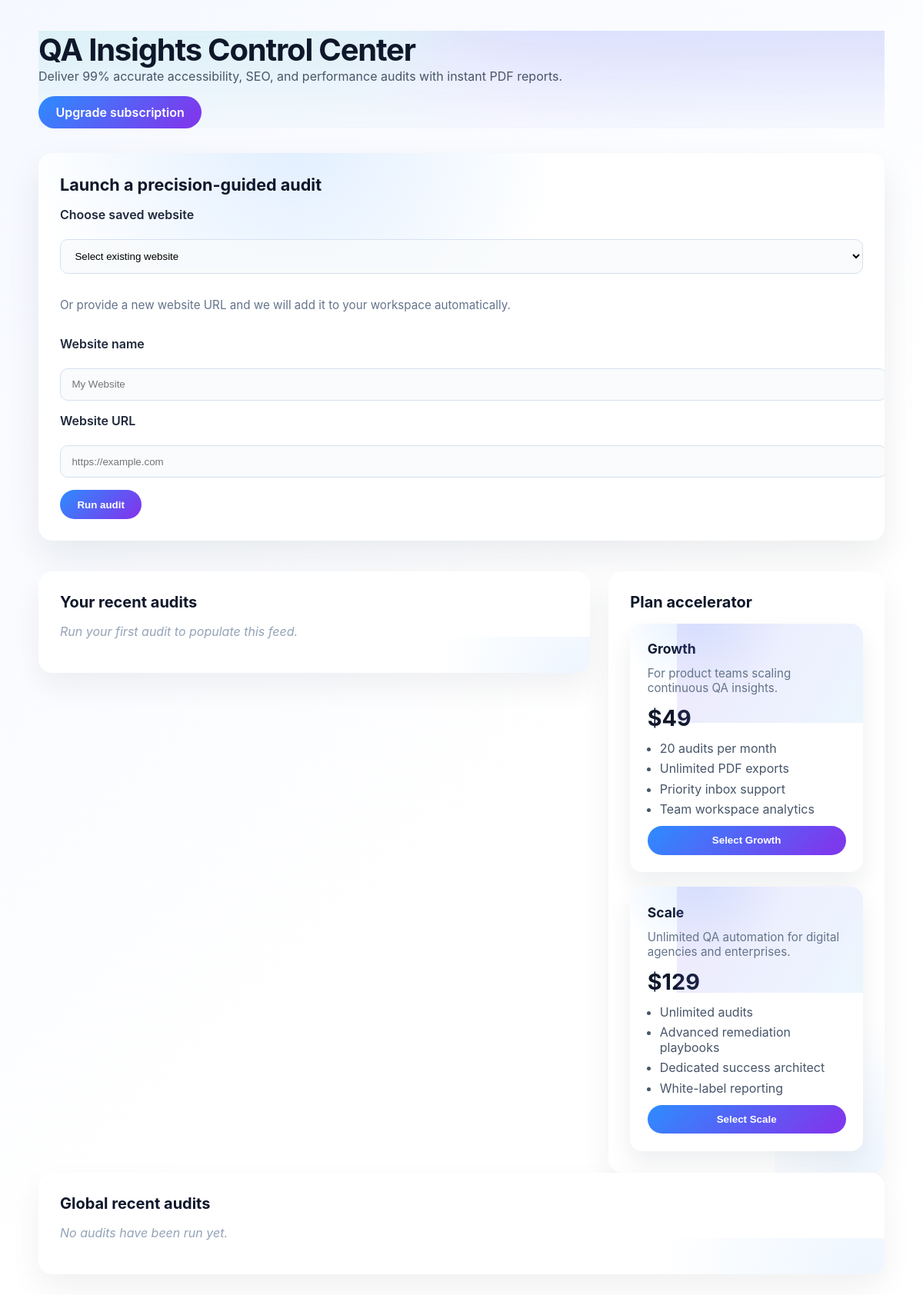
The page / on the database its author committed.
### audit/models.py (models this page shows, shortened)
class SubscriptionPlan(models.Model):
    BILLING_TRIAL = "trial"
    BILLING_MONTHLY = "monthly"
    BILLING_YEARLY = "yearly"
    BILLING_LIFETIME = "lifetime"
    BILLING_CHOICES = [
        (BILLING_TRIAL, "Trial"),
        (BILLING_MONTHLY, "Monthly"),
        (BILLING_YEARLY, "Yearly"),
        (BILLING_LIFETIME, "Lifetime"),
    ]
    name = models.CharField(max_length=120)
    slug = models.SlugField(unique=True)
    description = models.TextField(blank=True)
    price_cents = models.PositiveIntegerField(default=0)
    currency = models.CharField(max_length=10, default="USD")
    billing_interval = models.CharField(max_length=20, choices=BILLING_CHOICES, default=BILLING_MONTHLY)
    trial_days = models.PositiveIntegerField(default=7)
    audit_quota = models.PositiveIntegerField(null=True, blank=True)
    features = models.JSONField(default=list, blank=True)
    is_active = models.BooleanField(default=True)
    is_public = models.BooleanField(default=True)
    sort_order = models.PositiveIntegerField(default=0)
    created_at = models.DateTimeField(auto_now_add=True)
    updated_at = models.DateTimeField(auto_now=True)
    class Meta:
        ordering = ["sort_order", "price_cents"]
    def display_price(self):
        if self.price_cents == 0:
            return "Free"
        if self.currency.upper() == "USD":
            amount = self.price_cents / 100
            if self.price_cents % 100:
                return f"${amount:.2f}"
            return f"${int(amount)}"
        if self.price_cents % 100:
            return f"{self.currency} {self.price_cents / 100:.2f}"
        return f"{self.currency} {self.price_cents // 100}"
    @classmethod
    def get_trial_plan(cls):
        return cls.objects.filter(slug="free-trial").first()

### audit/views.py (the view, shortened to what this page needs)
# urls.py: path("", views.audit_dashboard, name="audit-dashboard"),
def audit_dashboard(request):
    latest_audit = None
    findings = []
    metrics = []
    current_user = request.user if request.user.is_authenticated else None
    subscription = _resolve_subscription(current_user)
    remaining_audits = subscription.remaining_audits() if subscription else None
    audit_queryset = AuditRun.objects.select_related("website").prefetch_related("findings", "metrics").order_by("-created_at")
    if latest_audit is None:
        user_latest = audit_queryset.filter(created_by=current_user).first() if current_user else None
        latest_audit = user_latest or audit_queryset.first()
        if latest_audit:
            findings = list(latest_audit.findings.all())
            metrics = list(latest_audit.metrics.all())
    user_recent_audits = (
        audit_queryset.filter(created_by=current_user).only(
            "id", "status", "summary", "created_at", "website__name"
        )[:5]
        if current_user
        else []
    )
    recent_audits = audit_queryset.only(
        "id", "status", "summary", "created_at", "website__name"
    )[:5]
    websites = Website.objects.order_by("name", "url").all()
    return render(
        request,
        "audit/dashboard.html",
        {
            "latest_audit": latest_audit,
            "findings": findings,
            "metrics": metrics,
            "recent_audits": recent_audits,
            "user_recent_audits": user_recent_audits,
            "websites": websites,
            "subscription": subscription,
            "remaining_audits": remaining_audits,
            "plans": SubscriptionPlan.objects.filter(is_public=True, is_active=True).order_by("sort_order"),
            "trial_plan": SubscriptionPlan.get_trial_plan(),
        },
    )

### audit/views.py (called while the page is built, shortened)
def _resolve_subscription(user):
    if not user:
        return None

### audit/templates/audit/dashboard.html (shortened to what this page needs)
{% load static %}
<!DOCTYPE html>
<html lang="en">
<head>
</head>
<body>
    <div class="shell">
        <header class="animate-fade">
            <div>
                <h1>QA Insights Control Center</h1>
                <p>Deliver 99% accurate accessibility, SEO, and performance audits with instant PDF reports.</p>
            </div>
            <div class="actions">
                <a href="{% url 'pricing' %}" class="button">Upgrade subscription</a>
            </div>
        </header>
        <form method="post">
            <h2>Launch a precision-guided audit</h2>
            <label for="website_id">Choose saved website</label>
            <select name="website_id" id="website_id">
                <option value="">Select existing website</option>
            </select>
            <p class="muted">Or provide a new website URL and we will add it to your workspace automatically.</p>
            <label for="name">Website name</label>
            <input type="text" id="name" name="name" placeholder="My Website" />
            <label for="url">Website URL</label>
            <input type="url" id="url" name="url" placeholder="https://example.com" required />
            <button type="submit" class="button">Run audit</button>
        </form>
        <div class="layout">
            <div class="stack">
                <section class="card animate-fade">
                    <h3>Your recent audits</h3>
                    {% if user_recent_audits %}
                        <table>
                            <thead>
                                <tr>
                                    <th>Website</th>
                                    <th>Status</th>
                                    <th>Summary</th>
                                    <th>Created</th>
                                </tr>
                            </thead>
                            <tbody>
                                {% for audit in user_recent_audits %}
                                    <tr>
                                        <td>{{ audit.website.name|default:audit.website.url }}</td>
                                        <td>{{ audit.status }}</td>
                                        <td>{{ audit.summary }}</td>
                                        <td>{{ audit.created_at|date:"M j, Y H:i" }}</td>
                                    </tr>
                                {% endfor %}
                            </tbody>
                        </table>
                    {% else %}
                        <p class="empty">Run your first audit to populate this feed.</p>
                    {% endif %}
                </section>
            </div>
            <section class="card animate-fade">
                <h3>Plan accelerator</h3>
                <div class="plan-grid">
                    {% for plan in plans %}
                        <article class="plan">
                            <h4>{{ plan.name }}</h4>
                            <div class="muted">{{ plan.description }}</div>
                            <div class="price">{{ plan.display_price }}</div>
                            {% if plan.features %}
                                <ul>
                                    {% for feature in plan.features %}
                                        <li>{{ feature }}</li>
                                    {% endfor %}
                                </ul>
                            {% endif %}
                            <form method="post" action="{% url 'checkout' plan.slug %}">
                                <button type="submit" class="button">Select {{ plan.name }}</button>
                            </form>
                        </article>
                    {% empty %}
                        <p class="empty">No public plans available yet.</p>
                    {% endfor %}
                </div>
            </section>
        </div>
        <section class="card animate-fade">
            <h3>Global recent audits</h3>
            {% if recent_audits %}
                <table>
                    <thead>
                        <tr>
                            <th>Website</th>
                            <th>Status</th>
                            <th>Summary</th>
                            <th>Created</th>
                        </tr>
                    </thead>
                    <tbody>
                        {% for audit in recent_audits %}
                            <tr>
                                <td>{{ audit.website.name|default:audit.website.url }}</td>
                                <td>{{ audit.status }}</td>
                                <td>{{ audit.summary }}</td>
                                <td>{{ audit.created_at|date:"M j, Y H:i" }}</td>
                            </tr>
                        {% endfor %}
                    </tbody>
                </table>
            {% else %}
                <p class="empty">No audits have been run yet.</p>
            {% endif %}
        </section>
    </div>
</body>
</html>

### audit/templates/audit/dashboard.html (style rules this page uses)
:root { color-scheme: light; }
body { font-family: "Inter", "Segoe UI", Arial, sans-serif; margin: 0; background: linear-gradient(135deg, #f5f8ff 0%, #fff 60%); color: #0f172a; }
.shell { max-width: 1100px; margin: 0 auto; padding: 2.5rem 1.5rem 4rem; }
header { display: flex; flex-direction: column; gap: 1rem; margin-bottom: 2rem; position: relative; overflow: hidden; }
header::before { content: ""; position: absolute; inset: -120% -50% 40%; background: conic-gradient(from 45deg, rgba(37,99,235,0.22), rgba(139,92,246,0.18), rgba(45,212,191,0.16), rgba(37,99,235,0.22)); animation: gradientSweep 18s linear infinite; filter: blur(60px); opacity: 0.9; }
header > * { position: relative; z-index: 1; }
header h1 { font-size: 2.5rem; margin: 0; letter-spacing: -0.03em; }
header p { margin: 0; color: #475569; font-size: 1rem; }
.actions { display: flex; flex-wrap: wrap; gap: 0.75rem; }
.button { display: inline-flex; align-items: center; justify-content: center; padding: 0.7rem 1.4rem; border-radius: 999px; background: linear-gradient(135deg, #2d8cff 0%, #7c3aed 90%); color: #fff; font-weight: 600; text-decoration: none; border: none; cursor: pointer; transition: transform 0.2s ease, box-shadow 0.2s ease; animation: floatWave 9s ease-in-out infinite; }
form { background: #fff; padding: 1.75rem; border-radius: 18px; box-shadow: 0 20px 45px rgba(15, 23, 42, 0.08); margin-bottom: 2.5rem; display: grid; gap: 1rem; position: relative; overflow: hidden; }
form::before { content: ""; position: absolute; inset: -40% 20% 70% -20%; background: radial-gradient(circle, rgba(45,140,255,0.14) 0%, transparent 60%); }
form h2 { margin: 0; font-size: 1.35rem; position: relative; z-index: 1; }
label { display: block; font-weight: 600; margin-bottom: 0.35rem; color: #1e293b; position: relative; z-index: 1; }
select, input, textarea { width: 100%; padding: 0.8rem 0.9rem; border-radius: 10px; border: 1px solid #d6e0f0; background: rgba(248, 250, 252, 0.8); transition: border 0.2s ease, box-shadow 0.2s ease; position: relative; z-index: 1; }
button[type="submit"] { justify-self: flex-start; position: relative; z-index: 1; }
.muted { color: #64748b; font-size: 0.95rem; position: relative; z-index: 1; }
.layout { display: grid; gap: 1.5rem; grid-template-columns: minmax(0, 2fr) minmax(0, 1fr); align-items: start; }
.stack { display: grid; gap: 1.5rem; }
.card { background: #fff; border-radius: 18px; padding: 1.75rem; box-shadow: 0 18px 40px rgba(15, 23, 42, 0.06); position: relative; overflow: hidden; animation: fadeUp 0.6s ease both; }
.card::after { content: ""; position: absolute; inset: 65% -35% -35% 60%; background: radial-gradient(circle, rgba(45,140,255,0.08) 0%, transparent 65%); animation: ripplePulse 12s ease-in-out infinite; }
.card h2, .card h3 { margin-top: 0; margin-bottom: 1rem; font-size: 1.25rem; position: relative; z-index: 1; }
.plan-grid { display: grid; gap: 1.2rem; grid-template-columns: repeat(auto-fit, minmax(240px, 1fr)); position: relative; z-index: 1; }
.plan { background: #fff; border-radius: 16px; padding: 1.4rem; box-shadow: 0 16px 32px rgba(15, 23, 42, 0.07); display: grid; gap: 0.75rem; position: relative; overflow: hidden; }
.plan::before { content: ""; position: absolute; inset: -40% -20% 60% 20%; background: linear-gradient(120deg, rgba(124,58,237,0.16), rgba(56,189,248,0.12)); animation: shimmer 12s linear infinite; opacity: 0.8; }
.plan h4 { margin: 0; font-size: 1.1rem; }
.plan .price { font-size: 1.8rem; font-weight: 700; }
.plan ul { margin: 0; padding-left: 1rem; color: #475569; display: grid; gap: 0.4rem; }
.plan form { margin: 0; padding: 0; box-shadow: none; background: none; display: contents; }
.plan button { width: 100%; animation: floatWave 11s ease-in-out infinite; }
.empty { color: #94a3b8; font-style: italic; }

### rows shown on the page
SubscriptionPlan: name "Growth", description "For product teams scaling continuous QA insights.", display_price "$49", features "20 audits per month" "Unlimited PDF exports" "Priority inbox support" "Team workspace analytics"
SubscriptionPlan: name "Scale", description "Unlimited QA automation for digital agencies and enterprises.", display_price "$129", features "Unlimited audits" "Advanced remediation playbooks" "Dedicated success architect" "White-label reporting"
